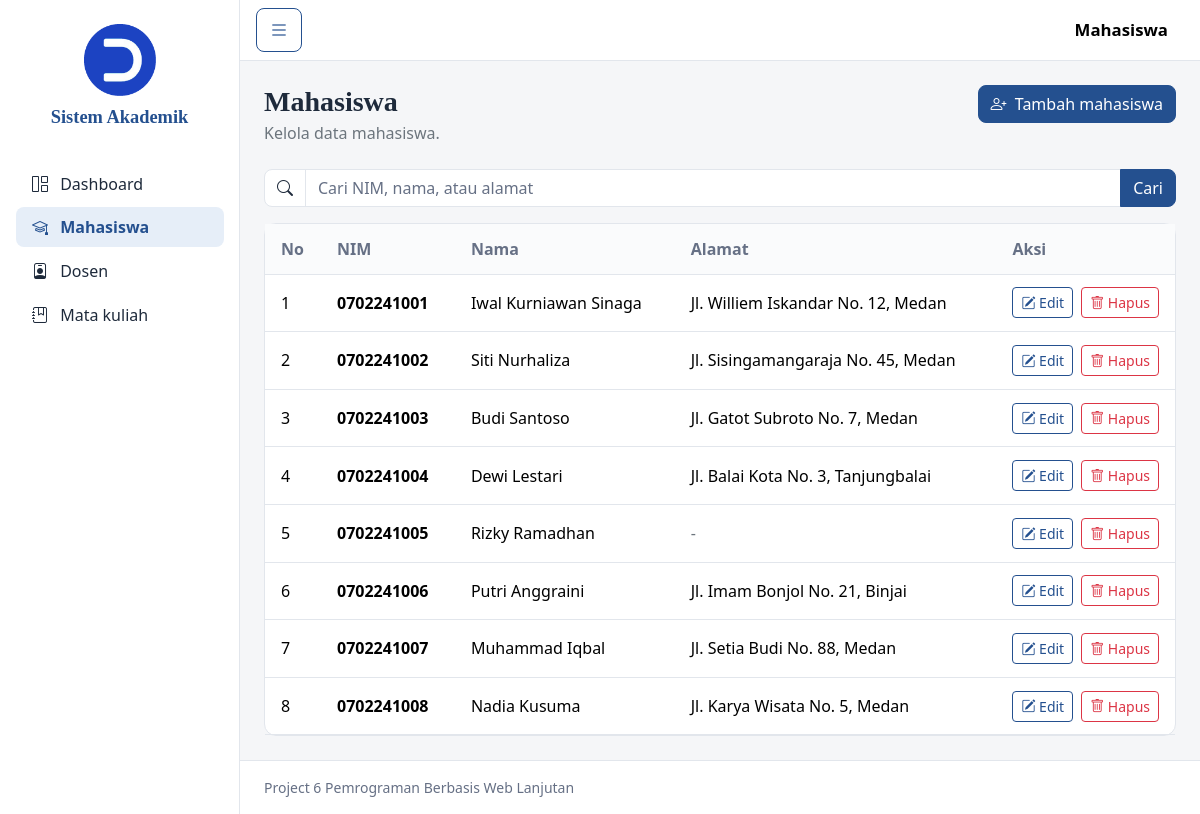
Screenshot of /mahasiswa with the database file from the repository.
### tables this page shows
CREATE TABLE IF NOT EXISTS tb_mhsw (
      mhsw_id INT(11) NOT NULL AUTO_INCREMENT,
      mhsw_nim VARCHAR(25) NOT NULL,
      mhsw_nama VARCHAR(100) NOT NULL,
      mhsw_alamat TEXT DEFAULT NULL,
      PRIMARY KEY(mhsw_id),
      UNIQUE KEY(mhsw_nim)
);

### app/core/Model.php (called while the page is built, shortened)
<?php
class Model
{
	public function __construct()
	{
		$dsn = "mysql:host=" . DB_HOST . ";dbname=" . DB_NAME . ";charset=utf8mb4";
		$this->db = new PDO($dsn, DB_USER, DB_PASS, [
			PDO::ATTR_ERRMODE            => PDO::ERRMODE_EXCEPTION,
			PDO::ATTR_DEFAULT_FETCH_MODE => PDO::FETCH_ASSOC,
			PDO::ATTR_EMULATE_PREPARES   => false,
		]);
	}
}

### app/core/Controller.php (called while the page is built, shortened)
<?php
class Controller
{
	public function dashboard($view, $data = [])
	{
		require_once ROOT . "layouts/dashboard.php";
	}
}

### app/core/CrudController.php (called while the page is built, shortened)
<?php
abstract class CrudController extends Controller
{
	protected object $model;
	protected string $route;
	public function index()
	{
		$cari = $_GET['q'] ?? '';
		$cari = is_string($cari) ? trim($cari) : '';
		$cari = function_exists('mb_substr') ? mb_substr($cari, 0, 100, 'UTF-8') : substr($cari, 0, 100);
		$data['rows'] = $this->model->tampil($cari);
		$data['cari'] = $cari;
		$this->dashboard($this->route . '/index', $data);
	}
}

### index.php (called while the page is built, shortened)
<?php
new App\Core\Bootstrap();

### app/core/helpers.php (called while the page is built, shortened)
<?php
function e($nilai): string
{
	return htmlspecialchars((string) $nilai, ENT_QUOTES, 'UTF-8');
}
function url(string $path = ''): string
{
	return URL . '/' . ltrim($path, '/');
}

### app/models/Mahasiswa.php (called while the page is built, shortened)
<?php
class Mahasiswa extends Model
{
	public function tampil(string $cari = ''): array
	{
		$sql = "SELECT * FROM tb_mhsw";
		$param = [];
		$sql .= " ORDER BY mhsw_nim ASC";
		$stmt = $this->db->prepare($sql);
		$stmt->execute($param);
		return $this->selects($stmt);
	}
}

### app/controllers/Mahasiswa.php (called while the page is built, shortened)
<?php
class Mahasiswa extends CrudController
{
	public function __construct()
	{
		$this->model = new \App\Models\Mahasiswa();
	}
}

### app/views/partials/aksi.php (the view, shortened to what this page needs)
<div class="d-flex gap-2">
	<a href="<?php echo e(url($route . '/edit/' . $id)); ?>" class="btn btn-outline-primary btn-sm" aria-label="Edit <?php echo e($nama); ?>">
		<i class="bi bi-pencil-square"></i> Edit
	</a>
	<button type="button" class="btn btn-outline-danger btn-sm" data-bs-toggle="modal" data-bs-target="#modalHapus"
		data-hapus-url="<?php echo e(url($route . '/delete/' . $id)); ?>" data-hapus-nama="<?php echo e($nama); ?>" aria-label="Hapus <?php echo e($nama); ?>">
		<i class="bi bi-trash"></i> Hapus
	</button>
</div>

### app/core/Bootstrap.php (shortened to what this page needs)
<?php
class Bootstrap
{
    public function __construct()
    {
        $url = $_GET['page'] ?? $this->getRequestUri();
        $url = is_string($url) ? $url : '';
        if ($url) {
            $url = filter_var($url, FILTER_SANITIZE_URL);
            $url = trim((string) $url, '/');
            $url = explode('/', $url);
            $page = ucfirst(array_shift($url));
            if (preg_match('/^[A-Za-z0-9_]+$/', $page) && file_exists(ROOT . "app/controllers/" . $page . ".php")) {
                $controller = new $class;
                $action = $url ? array_shift($url) : 'index';
                $params = array_values($url);
                if ($this->bisaDiakses($controller, $action, count($params))) {
                    call_user_func_array([$controller, $action], $params);
                } else {
                    $controller = new \App\Core\Error();
                    $controller->fileNotFound();
                }
            } else {
                $class = "App\\Core\\Error";
                $controller = new $class();
                $controller->fileNotFound();
            }
        } else {
            $class = "App\\Controllers\\Index";
            $controller = new $class();
            $controller->index();
        }
    }
    private function bisaDiakses($controller, $action, $jumlahParam)
    {
        $method = new \ReflectionMethod($controller, $action);
        return $jumlahParam >= $method->getNumberOfRequiredParameters()
            && $jumlahParam <= $method->getNumberOfParameters();
    }
}

### layouts/dashboard.php (shortened to what this page needs)
<?php
$currentPage = $_GET['page'] ?? 'dashboard';
$currentPage = is_string($currentPage) ? $currentPage : 'dashboard';
$currentPage = strtolower(explode('/', trim($currentPage, '/'))[0]);
$menu = [
	['dashboard',  'Dashboard',   'bi-grid-1x2'],
	['mahasiswa',  'Mahasiswa',   'bi-mortarboard'],
	['dosen',      'Dosen',       'bi-person-badge'],
	['matakuliah', 'Mata kuliah', 'bi-journal-bookmark'],
];
$judulHalaman = 'Sistem Akademik';
foreach ($menu as $m) {
	if ($m[0] === $currentPage) {
		$judulHalaman = $m[1];
	}
}
?>
<!DOCTYPE html>
<html lang="id">
<head>
	<link href="<?php echo AST; ?>/bootstrap/css/bootstrap.min.css" rel="stylesheet">
	<link href="<?php echo AST; ?>/bootstrap-icons/bootstrap-icons.min.css" rel="stylesheet">
	<link href="<?php echo AST; ?>/css/style.css" rel="stylesheet">
</head>
<body>
	<div class="d-flex" id="wrapper">
		<aside id="sidebar-wrapper">
			<header class="sidebar-heading text-center position-relative">
				<img src="<?php echo AST; ?>/img/delitekno.png" class="brand" alt="Logo">
				<div class="brand-name mt-2">Sistem Akademik</div>
			</header>
			<nav class="list-group list-group-flush p-3 gap-1" aria-label="Menu utama">
				<?php foreach ($menu as $m) { ?>
					<a href="<?php echo url($m[0]); ?>" class="list-group-item list-group-item-action rounded <?php echo $currentPage === $m[0] ? 'active' : ''; ?>" <?php echo $currentPage === $m[0] ? 'aria-current="page"' : ''; ?>>
						<i class="bi <?php echo $m[2]; ?> me-2"></i> <?php echo e($m[1]); ?>
					</a>
				<?php } ?>
			</nav>
		</aside>
		<div id="page-content-wrapper">
			<nav class="navbar topbar px-3 sticky-top">
				<button class="btn btn-outline-primary menu-toggle" type="button" aria-label="Tampilkan atau sembunyikan menu">
					<i class="bi bi-list fs-5"></i>
				</button>
				<span class="navbar-brand ms-3 mb-0"><?php echo e($judulHalaman); ?></span>
			</nav>
			<main class="container-fluid p-3 p-md-4" id="konten">
				<?php require_once ROOT . "app/views/" . $view . ".php"; ?>
			</main>
			<footer class="app-footer px-4 py-3">
				Project 6 Pemrograman Berbasis Web Lanjutan
			</footer>
		</div>
	</div>
</body>
</html>

### app/views/mahasiswa/index.php (shortened to what this page needs)
<?php
$rows = $data['rows'];
$cari = $data['cari'];
?>
<div class="page-head">
	<div>
		<h1 class="page-title">Mahasiswa</h1>
		<p class="text-secondary mb-0">Kelola data mahasiswa.</p>
	</div>
	<a href="<?php echo e(url('mahasiswa/input')); ?>" class="btn btn-primary align-self-start">
		<i class="bi bi-person-plus me-1"></i> Tambah mahasiswa
	</a>
</div>
<?php
$route = 'mahasiswa';
$placeholder = 'Cari NIM, nama, atau alamat';
require ROOT . "app/views/partials/pencarian.php";
?>
<div class="panel">
	<div class="table-responsive">
		<table class="table table-hover align-middle mb-0">
			<thead>
				<tr>
					<th class="col-no">No</th>
					<th>NIM</th>
					<th>Nama</th>
					<th>Alamat</th>
					<th class="col-aksi">Aksi</th>
				</tr>
			</thead>
			<tbody>
				<?php $no = 1; foreach ($rows as $row) { ?>
					<tr>
						<td class="col-no"><?php echo $no++; ?></td>
						<td class="kode"><?php echo e($row['mhsw_nim']); ?></td>
						<td><?php echo e($row['mhsw_nama']); ?></td>
						<td><?php echo $row['mhsw_alamat'] !== null && $row['mhsw_alamat'] !== '' ? e($row['mhsw_alamat']) : '<span class="text-secondary">-</span>'; ?></td>
						<td class="col-aksi">
							<?php
							$id = $row['mhsw_id'];
							$nama = $row['mhsw_nama'];
							require ROOT . "app/views/partials/aksi.php";
							?>
						</td>
					</tr>
				<?php } ?>
			</tbody>
		</table>
	</div>
</div>

### app/views/partials/pencarian.php (shortened to what this page needs)
<form method="get" action="<?php echo e(url($route)); ?>" class="mb-3" role="search">
	<div class="input-group">
		<span class="input-group-text bg-white"><i class="bi bi-search"></i></span>
		<input type="search" name="q" class="form-control" placeholder="<?php echo e($placeholder); ?>" value="<?php echo e($cari); ?>" maxlength="100" aria-label="Kata kunci pencarian">
		<button class="btn btn-primary" type="submit">Cari</button>
	</div>
</form>

### layouts/assets/css/style.css (style rules this page uses)
:root { --bs-body-bg: #f5f6f8; --bs-body-color: #1e2a3b; --bs-secondary-color: #667085; --bs-border-color: #e2e6ec; --bs-primary: #24508f; --bs-primary-rgb: 36, 80, 143; --bs-link-color: #24508f; --bs-link-color-rgb: 36, 80, 143; --bs-link-hover-color: #1c4177; --bs-link-hover-color-rgb: 28, 65, 119; --bs-border-radius: 0.5rem; --bs-border-radius-lg: 0.75rem; --ak-serif: "Iowan Old Style", "Palatino Linotype", Palatino, Georgia, "Times New Roman", serif; --ak-soft: #e6eef8; --ak-amber: #b7791f; --ak-line: #e2e6ec; }
body { overflow-x: hidden; }
h1, h2, h3, .page-title, .brand-name, .stat-number { font-family: var(--ak-serif); }
.btn-primary { --bs-btn-bg: #24508f; --bs-btn-border-color: #24508f; --bs-btn-hover-bg: #1c4177; --bs-btn-hover-border-color: #1c4177; --bs-btn-active-bg: #183862; --bs-btn-active-border-color: #183862; --bs-btn-disabled-bg: #24508f; --bs-btn-disabled-border-color: #24508f; --bs-btn-focus-shadow-rgb: 36, 80, 143; }
.btn-outline-primary { --bs-btn-color: #24508f; --bs-btn-border-color: #24508f; --bs-btn-hover-bg: #24508f; --bs-btn-hover-border-color: #24508f; --bs-btn-active-bg: #1c4177; --bs-btn-active-border-color: #1c4177; --bs-btn-focus-shadow-rgb: 36, 80, 143; }
.form-control, .form-select { background-color: #fff; }
#wrapper { min-height: 100vh; }
#sidebar-wrapper { width: 15rem; min-height: 100vh; margin-left: -15rem; flex-shrink: 0; background-color: #fff; border-right: 1px solid var(--ak-line); transition: margin 0.25s ease-out; }
#sidebar-wrapper .sidebar-heading { padding: 1.5rem 1.25rem 1rem; }
#sidebar-wrapper .brand { width: 72px; height: auto; }
.brand-name { font-size: 1.15rem; font-weight: 700; color: #24508f; }
#sidebar-wrapper .list-group { width: 15rem; }
#page-content-wrapper { display: flex; min-width: 0; min-height: 100vh; width: 100%; flex-direction: column; }
#page-content-wrapper main { flex: 1; }
.topbar { background-color: #fff; border-bottom: 1px solid var(--ak-line); }
.topbar .navbar-brand { font-weight: 600; font-size: 1.05rem; }
.app-footer { background-color: #fff; border-top: 1px solid var(--ak-line); color: #667085; font-size: 0.875rem; }
.list-group-item-action { color: #1e2a3b; background-color: transparent; border: 0; border-left: 3px solid transparent; transition: background-color 0.15s, color 0.15s; }
.list-group-item-action.active { color: #24508f; font-weight: 600; background-color: var(--ak-soft); border-left-color: #24508f; }
.page-head { display: flex; flex-direction: column; gap: 1rem; margin-bottom: 1.5rem; }
@media (min-width: 576px) { .page-head { flex-direction: row; align-items: center; justify-content: space-between; } }
.page-title { font-size: 1.75rem; font-weight: 700; margin-bottom: 0.15rem; }
.panel { background-color: #fff; border: 1px solid var(--ak-line); border-radius: 0.75rem; }
.table { --bs-table-bg: transparent; --bs-table-hover-bg: #f6f9fd; }
.list-group { --bs-list-group-bg: transparent; }
.table thead th { font-weight: 600; color: #667085; background-color: #fafbfc; border-bottom: 1px solid var(--ak-line); white-space: nowrap; }
.table td, .table th { padding: 0.8rem 1rem; }
.col-no { width: 3.5rem; color: #667085; }
.col-aksi { width: 1%; white-space: nowrap; }
.kode { font-variant-numeric: tabular-nums; font-weight: 600; }
@media (min-width: 768px) { #sidebar-wrapper { margin-left: 0; } }

### rows the page displays
tb_mhsw: mhsw_nim "0702241001", mhsw_nama "Iwal Kurniawan Sinaga", mhsw_alamat "Jl. Williem Iskandar No. 12, Medan"
tb_mhsw: mhsw_nim "0702241002", mhsw_nama "Siti Nurhaliza", mhsw_alamat "Jl. Sisingamangaraja No. 45, Medan"
tb_mhsw: mhsw_nim "0702241003", mhsw_nama "Budi Santoso", mhsw_alamat "Jl. Gatot Subroto No. 7, Medan"
tb_mhsw: mhsw_nim "0702241004", mhsw_nama "Dewi Lestari", mhsw_alamat "Jl. Balai Kota No. 3, Tanjungbalai"
tb_mhsw: mhsw_nim "0702241005", mhsw_nama "Rizky Ramadhan"
tb_mhsw: mhsw_nim "0702241006", mhsw_nama "Putri Anggraini", mhsw_alamat "Jl. Imam Bonjol No. 21, Binjai"
tb_mhsw: mhsw_nim "0702241007", mhsw_nama "Muhammad Iqbal", mhsw_alamat "Jl. Setia Budi No. 88, Medan"
tb_mhsw: mhsw_nim "0702241008", mhsw_nama "Nadia Kusuma", mhsw_alamat "Jl. Karya Wisata No. 5, Medan"

### other values shown
$m[1] "Dashboard"
$m[1] "Mahasiswa"
$m[1] "Dosen"
$m[1] "Mata kuliah"
$judulHalaman "Mahasiswa"
